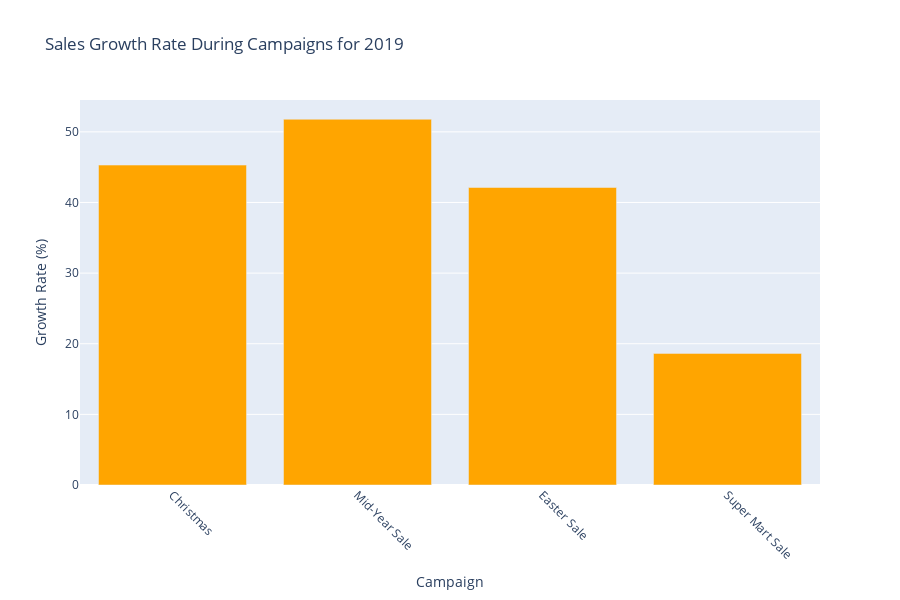

The notebook cell saved with this chart:
### Markdown cell above
#### **2. Detailed Analysis of Campaign Impact for Year 2019**
In the sections above, we have concluded from yearly trends that **Christmas and Mid-Year Sale** are generally the most effective campaigns for driving higher order values. Now, we focus on a detailed analysis of Year 2019 (a chosen recent year) to understand the impact of campaigns on sales.

For each campaign in 2019, we will evaluate key metrics before, during, and after the campaign period. This includes:

>**Sales Growth Rate** to assess the increase in sales momentum during campaigns,
<br>**Revenue** to assess overall financial impact,
<br>**Transaction Count** to capture customer engagement,
<br>**Average Order Value (AOV)** as a measure of spending per order,
<br>**Average Order Size (AOS)** for insights into customer purchase patterns.

<br>By comparing these metrics across periods, we aim to identify which campaigns yield the highest returns and customer engagement, providing actionable insights for future campaign planning and resource allocation.
<br>**Note:** The analysis presented below is based on 2019 data, but you could adjust the *chosen_year* variable to view the graphs for other years. We chose to examine one year's data in detail here, as general trends across all the years were already covered in the previous section.

##### **Sales Growth Rate per Campaign Each Year**
Firstly, we analyse the Sales Growth Rate during each campaign in 2019. 
<br>The Sales Growth Rate is calculated as:
$$
\text{Sales Growth Rate} = \left( \frac{\text{Total Sales During Campaign} - \text{Total Sales Before Campaign}}{\text{Total Sales Before Campaign}} \right) \times 100
$$

### Code cell
# Input the chosen year for analysis
chosen_year = 2019 # User can change this to any year (2014-2020) for graphs


metrics = campaign_eff_metrics(df, chosen_year)
sales_growth_rate_plot(metrics[0],chosen_year)

### Figure 1 — Plotly figure (JSON) as saved in the notebook; plotly's stock layout.template omitted (floating-point values rounded to 4 significant figures)
{"data": [{"marker": {"color": "orange"}, "name": "Growth Rate (%)", "type": "bar", "x": ["Christmas", "Mid-Year Sale", "Easter Sale", "Super Mart Sale"], "y": [45.29, 51.78, 42.12, 18.63]}], "layout": {"height": 600, "showlegend": false, "title": {"text": "Sales Growth Rate During Campaigns for 2019"}, "width": 900, "xaxis": {"tickangle": 45, "title": {"text": "Campaign"}}, "yaxis": {"title": {"text": "Growth Rate (%)"}}}}
